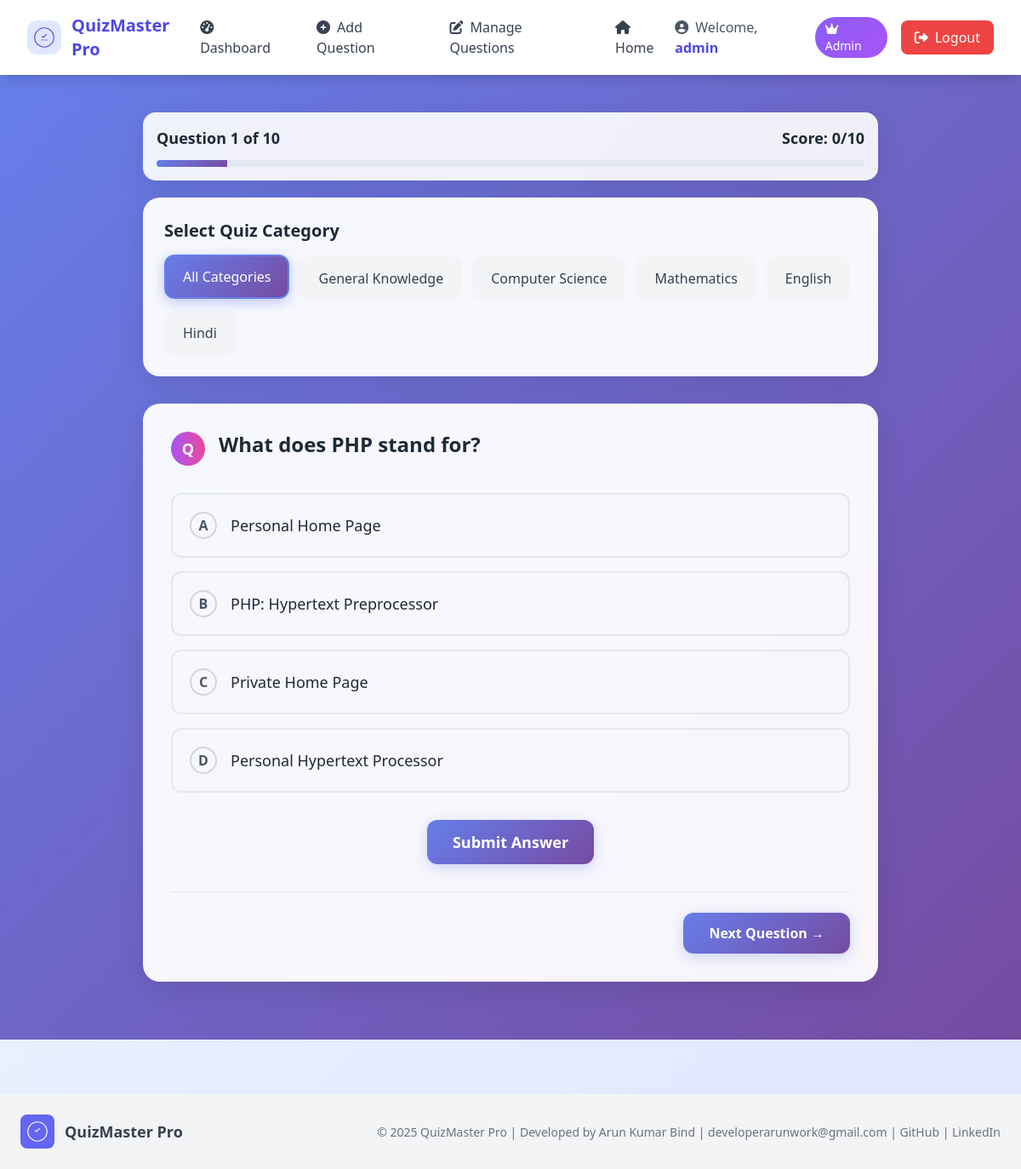
/quiz.php (signed in), run on the app's committed database.
### tables this page shows
CREATE TABLE IF NOT EXISTS questions (
    id INT AUTO_INCREMENT PRIMARY KEY,
    question TEXT NOT NULL,
    option_a VARCHAR(255) NOT NULL,
    option_b VARCHAR(255) NOT NULL,
    option_c VARCHAR(255) NOT NULL,
    option_d VARCHAR(255) NOT NULL,
    correct_answer ENUM('A','B','C','D') NOT NULL,
    image_url VARCHAR(500) NULL,
    created_at TIMESTAMP DEFAULT CURRENT_TIMESTAMP
);

### quiz.php (the view, shortened to what this page needs)
<?php
include 'db.php';
$categories = ['all'=>'All Categories','gk'=>'General Knowledge','cs'=>'Computer Science','math'=>'Mathematics','english'=>'English','hindi'=>'Hindi'];
$selected_category = $_GET['category'] ?? 'all';
if ($selected_category === 'all') {
    $stmt = mysqli_prepare($conn, "SELECT * FROM questions ORDER BY id ASC");
} else {
    $stmt = mysqli_prepare($conn, "SELECT * FROM questions WHERE category=? ORDER BY id ASC");
    mysqli_stmt_bind_param($stmt, "s", $selected_category);
}
mysqli_stmt_execute($stmt);
$result = mysqli_stmt_get_result($stmt);
$questions = mysqli_fetch_all($result, MYSQLI_ASSOC);
$total_questions = count($questions);
$current_index = $_SESSION['current_question'] ?? 0;
$current_question = $questions[$current_index] ?? null;
?>
<?php include 'includes/header.php'; ?>
<link rel="stylesheet" href="assets/css/quiz.css">
<div class="quiz-container">
    <div class="max-w-4xl mx-auto px-4 py-6">
        <div class="quiz-stats glass-card mb-6">
            <div class="flex justify-between items-center">
                <div class="text-lg font-semibold text-gray-800">
                    Question <?= $current_index + 1 ?> of <?= $total_questions ?>
                </div>
                <div class="text-lg font-semibold text-gray-800">
                    Score: <?= $_SESSION['score'] ?? 0 ?>/<?= $total_questions ?>
                </div>
            </div>
            <div class="progress-bar mt-3">
                <div class="progress-fill" style="width: <?= $total_questions > 0 ? (($current_index + 1) / $total_questions) * 100 : 0 ?>%"></div>
            </div>
        </div>
        <div class="glass-card p-6 mb-8">
            <h2 class="text-xl font-bold mb-4 text-gray-800">Select Quiz Category</h2>
            <div class="flex flex-wrap gap-3">
                <?php foreach ($categories as $key=>$name): ?>
                    <a href="quiz.php?category=<?= $key ?>&new_quiz=true"
                       class="category-btn px-5 py-3 rounded-xl font-medium transition <?= $selected_category===$key?'active':'bg-gray-100 text-gray-700' ?>">
                       <?= htmlspecialchars($name) ?>
                    </a>
                <?php endforeach; ?>
            </div>
        </div>
        <?php if ($total_questions===0): ?>
            <div class="glass-card p-12 text-center">
                <div class="text-5xl mb-4">📚</div>
                <h2 class="text-3xl font-bold text-gray-800 mb-4">No Questions Available</h2>
                <p class="text-gray-600 mb-6">There are no questions available for the selected category.</p>
                <a href="quiz.php?category=all" class="btn-primary inline-block">Browse All Categories</a>
            </div>
        <?php elseif ($current_question): ?>
        <div class="glass-card p-8 mb-6">
            <div class="mb-8">
                <div class="flex items-start gap-4">
                    <div class="w-10 h-10 bg-gradient-to-r from-purple-500 to-pink-500 rounded-full flex items-center justify-center text-white font-bold text-lg flex-shrink-0">
                        Q
                    </div>
                    <h3 class="text-2xl font-bold text-gray-800 leading-tight"><?= htmlspecialchars($current_question['question']) ?></h3>
                </div>
            </div>
            <form method="POST">
                <?php
                $options=['A'=>'option_a','B'=>'option_b','C'=>'option_c','D'=>'option_d'];
                $feedback = $_SESSION['question_feedback'][$current_question['id']] ?? null;
                foreach($options as $key=>$field):
                    $value = $current_question[$field];
                    $option_class = 'option-card';
                ?>
                    <label class="block mb-4 cursor-pointer">
                        <div class="<?= $option_class ?> p-5 rounded-xl transition">
                            <div class="flex items-center">
                                <div class="w-8 h-8 rounded-full border-2 border-gray-300 flex items-center justify-center mr-4 font-semibold text-gray-600 peer-checked:border-indigo-600 peer-checked:bg-indigo-600 peer-checked:text-white">
                                    <?= $key ?>
                                </div>
                                <span class="text-lg text-gray-800"><?= htmlspecialchars($value) ?></span>
                            </div>
                        </div>
                    </label>
                <?php endforeach; ?>
                <?php if (!isset($feedback)): ?>
                    <div class="text-center mt-8">
                        <button type="submit" class="btn-primary text-lg px-12 py-4">
                            Submit Answer
                        </button>
                    </div>
                <?php endif; ?>
            </form>
            <div class="flex justify-between items-center mt-8 pt-6 border-t border-gray-200">
                <?php if ($current_index<$total_questions-1): ?>
                    <a href="quiz.php?category=<?= $selected_category ?>&action=next" class="btn-primary">
                        Next Question →
                    </a>
                <?php else: ?>
                    <a href="result.php" class="btn-primary bg-gradient-to-r from-green-500 to-green-600">
                        View Final Results ✓
                    </a>
                <?php endif; ?>
            </div>
        </div>
        <?php endif; ?>
    </div>
</div>
<?php include 'includes/footer.php'; ?>

### assets/css/quiz.css (style rules this page uses)
.quiz-container { background: linear-gradient(135deg, #667eea 0%, #764ba2 100%); min-height: 100vh; padding: 20px 0; }
.glass-card { background: rgba(255, 255, 255, 0.95); backdrop-filter: blur(10px); border-radius: 20px; border: 1px solid rgba(255, 255, 255, 0.2); box-shadow: 0 8px 32px rgba(0, 0, 0, 0.1); }
.category-btn { transition: all 0.3s ease; border: 2px solid transparent; }
.category-btn.active { background: linear-gradient(135deg, #667eea 0%, #764ba2 100%); color: white; border-color: #667eea; transform: translateY(-2px); box-shadow: 0 4px 15px rgba(102, 126, 234, 0.4); }
.option-card { transition: all 0.3s ease; border: 2px solid #e2e8f0; cursor: pointer; }
.progress-bar { background: #e2e8f0; border-radius: 10px; overflow: hidden; height: 8px; }
.progress-fill { background: linear-gradient(135deg, #667eea 0%, #764ba2 100%); height: 100%; transition: width 0.3s ease; }
.btn-primary { background: linear-gradient(135deg, #667eea 0%, #764ba2 100%); color: white; border: none; border-radius: 12px; padding: 12px 30px; font-weight: 600; cursor: pointer; transition: all 0.3s ease; box-shadow: 0 4px 15px rgba(102, 126, 234, 0.3); }
.quiz-stats { background: rgba(255, 255, 255, 0.9); backdrop-filter: blur(10px); border-radius: 15px; padding: 15px; margin-bottom: 20px; }

### data on the page
questions: question "What does PHP stand for?", option_a "Personal Home Page", option_b "PHP: Hypertext Preprocessor", option_c "Private Home Page", option_d "Personal Hypertext Processor"

### other printed values
$username "admin"
$current_index + 1 "1"
$total_questions "10"
$_SESSION['score'] "0"
$name "All Categories"
$name "General Knowledge"
$name "Computer Science"
$name "Mathematics"
$name "English"
$name "Hindi"
$key "A"
$key "B"
$key "C"
$key "D"
